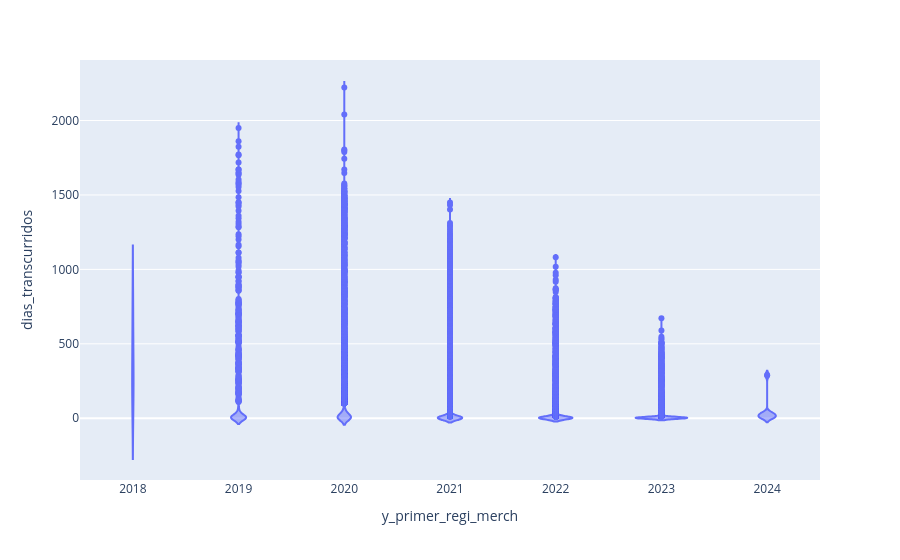

Notebook code for this chart:
### Code cell
fig = px.violin(df, y="dias_transcurridos", x="y_primer_regi_merch")
fig.show()

### Figure 1 — Plotly figure (JSON) as saved in the notebook; plotly's stock layout.template omitted (floating-point values rounded to 4 significant figures; data arrays with more than 128 entries replaced by an {"elided": "..."} marker saying what was removed)
{"data": [{"alignmentgroup": "True", "box": {"visible": false}, "hovertemplate": "y_primer_regi_merch=%{x}<br>dias_transcurridos=%{y}<extra></extra>", "legendgroup": "", "marker": {"color": "#636efa"}, "name": "", "offsetgroup": "", "orientation": "v", "scalegroup": "True", "showlegend": false, "type": "violin", "x": {"elided": "144866 int values"}, "x0": " ", "xaxis": "x", "y": {"elided": "144866 int values"}, "y0": " ", "yaxis": "y"}], "layout": {"legend": {"tracegroupgap": 0}, "margin": {"t": 60}, "violinmode": "group", "xaxis": {"anchor": "y", "domain": [0, 1], "title": {"text": "y_primer_regi_merch"}}, "yaxis": {"anchor": "x", "domain": [0, 1], "title": {"text": "dias_transcurridos"}}}}
